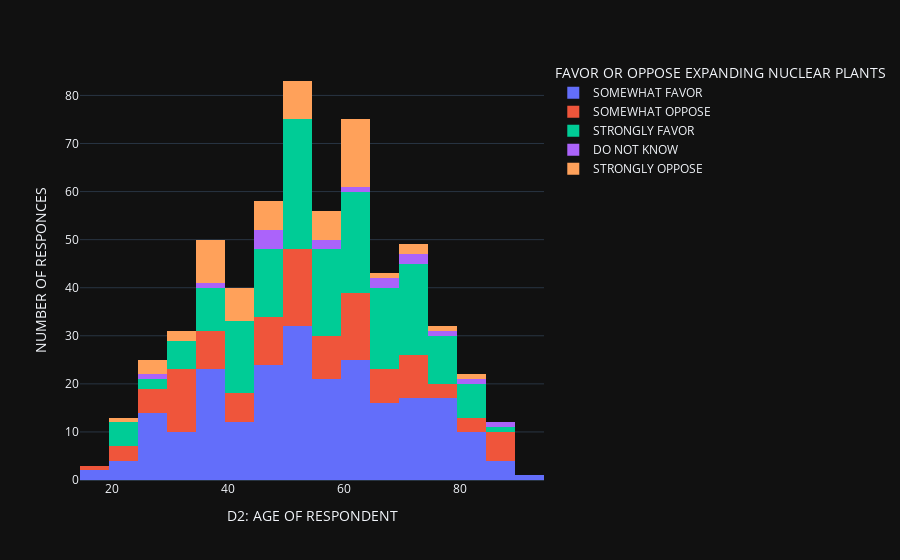

Notebook code for this chart:
### Code cell
# Q10: HOW CONCERNED ABOUT CLIMATE CHANGE
# Q13: FAVOR OR OPPOSE EXPANDING NUCLEAR PLANT IN THE MIDLANDS OF SC

fig = px.histogram(df_IC, x="Q13", color="D2", template='plotly_dark').update_xaxes(categoryorder='total ascending').update_layout(
xaxis_title="FAVOR OR OPPOSE EXPANDING NUCLEAR PLANTS", yaxis_title="NUMBER OF RESPONCES", legend_title="AGE OF RESPONDENT",
)
fig.show()

### Figure 1 — Plotly figure (JSON) as saved in the notebook; plotly's stock layout.template omitted (floating-point values rounded to 4 significant figures; data arrays with more than 128 entries replaced by an {"elided": "..."} marker saying what was removed)
{"data": [{"alignmentgroup": "True", "bingroup": "x", "hovertemplate": "Q13=SOMEWHAT FAVOR<br>D2=%{x}<br>count=%{y}<extra></extra>", "legendgroup": "SOMEWHAT FAVOR", "marker": {"color": "#636efa", "pattern": {"shape": ""}}, "name": "SOMEWHAT FAVOR", "offsetgroup": "SOMEWHAT FAVOR", "orientation": "v", "showlegend": true, "type": "histogram", "x": {"elided": "236 mixed values"}, "xaxis": "x", "yaxis": "y"}, {"alignmentgroup": "True", "bingroup": "x", "hovertemplate": "Q13=SOMEWHAT OPPOSE<br>D2=%{x}<br>count=%{y}<extra></extra>", "legendgroup": "SOMEWHAT OPPOSE", "marker": {"color": "#EF553B", "pattern": {"shape": ""}}, "name": "SOMEWHAT OPPOSE", "offsetgroup": "SOMEWHAT OPPOSE", "orientation": "v", "showlegend": true, "type": "histogram", "x": [49, 32, 36, 42, 59, 37, 55, 33, 54, 49, 52, 60, 65, 30, 33, 43, 58, 34, 36, 62, 32, 60, 46, 35, 88, 33, 35, 43, 52, 32, 69, 53, 83, 52, 61, 32, 60, 60, 65, 47, 52, 61, 60, 67, 45, 34, 22, 60, 55, 28, 33, 34, 45, 50, 39, 48, 65, 63, 72, 75, 87, 74, 81, 27, 71, 44, 89, 54, 74, 61, 32, 52, 20, 52, 73, 89, 50, 21, 28, 48, 82, "REFUSED", 51, 38, 42, 71, 75, 63, 46, "REFUSED", 79, 25, 85, 40, 58, 65, "REFUSED", 51, 55, 49, 85, 54, 37, 61, 55, 51, 53, 60, 28, 69, 56, 73, 58, 74, 19, 70], "xaxis": "x", "yaxis": "y"}, {"alignmentgroup": "True", "bingroup": "x", "hovertemplate": "Q13=STRONGLY FAVOR<br>D2=%{x}<br>count=%{y}<extra></extra>", "legendgroup": "STRONGLY FAVOR", "marker": {"color": "#00cc96", "pattern": {"shape": ""}}, "name": "STRONGLY FAVOR", "offsetgroup": "STRONGLY FAVOR", "orientation": "v", "showlegend": true, "type": "histogram", "x": {"elided": "176 mixed values"}, "xaxis": "x", "yaxis": "y"}, {"alignmentgroup": "True", "bingroup": "x", "hovertemplate": "Q13=DO NOT KNOW<br>D2=%{x}<br>count=%{y}<extra></extra>", "legendgroup": "DO NOT KNOW", "marker": {"color": "#ab63fa", "pattern": {"shape": ""}}, "name": "DO NOT KNOW", "offsetgroup": "DO NOT KNOW", "orientation": "v", "showlegend": true, "type": "histogram", "x": [46, 47, 70, 65, 45, "REFUSED", 56, 47, 88, 68, 78, 80, 39, 70, 29, 60, 59], "xaxis": "x", "yaxis": "y"}, {"alignmentgroup": "True", "bingroup": "x", "hovertemplate": "Q13=STRONGLY OPPOSE<br>D2=%{x}<br>count=%{y}<extra></extra>", "legendgroup": "STRONGLY OPPOSE", "marker": {"color": "#FFA15A", "pattern": {"shape": ""}}, "name": "STRONGLY OPPOSE", "offsetgroup": "STRONGLY OPPOSE", "orientation": "v", "showlegend": true, "type": "histogram", "x": [46, 55, 62, 57, 60, 64, 31, 38, 77, 60, 48, 23, 40, 36, 31, 37, 46, 63, 47, 71, 41, 49, 60, 40, 35, 60, 60, 53, 68, 39, 29, 64, 39, 58, 72, 38, 50, 59, 60, 50, 52, 45, 35, 57, 52, 82, 62, 54, 43, 64, 61, 26, 25, 44, 43, 42, 51, 50, 38, 59, 61], "xaxis": "x", "yaxis": "y"}], "layout": {"autosize": true, "barmode": "relative", "legend": {"title": {"text": "FAVOR OR OPPOSE EXPANDING NUCLEAR PLANTS"}, "tracegroupgap": 0}, "margin": {"t": 60}, "xaxis": {"anchor": "y", "autorange": true, "categoryorder": "total ascending", "domain": [0, 1], "range": [14.5, 94.5], "title": {"text": "D2: AGE OF RESPONDENT"}, "type": "linear"}, "yaxis": {"anchor": "x", "autorange": true, "domain": [0, 1], "range": [0, 87.37], "title": {"text": "NUMBER OF RESPONCES"}}}}
